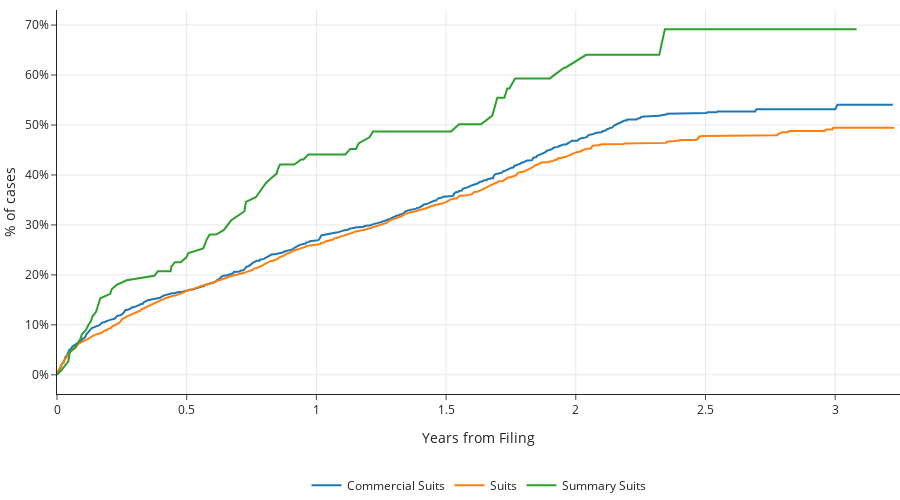

Notebook cell for this chart:
### Markdown cell above
#### Time to Disposal

### Code cell
bhc_matters = bhc_matters.copy()
bhc_matters["disposal_date"] = pd.to_datetime(bhc_matters["disposal_date"], errors="coerce")
bhc_matters["updated_on"] = pd.to_datetime(bhc_matters["updated_on"], errors="coerce")
bhc_matters["filing_date"] = pd.to_datetime(bhc_matters["filing_date"], errors="coerce")

bhc_matters["event"] = bhc_matters["case_status"] == "Disposed"
bhc_matters["duration"] = pd.NaT

disposed_mask = (
    bhc_matters["event"] &
    bhc_matters["disposal_date"].notna() &
    bhc_matters["filing_date"].notna()
)
if disposed_mask.any():
    bhc_matters.loc[disposed_mask, "duration"] = (
        bhc_matters.loc[disposed_mask, "disposal_date"] - bhc_matters.loc[disposed_mask, "filing_date"]
    ).dt.days

non_disposed_mask = (
    ~bhc_matters["event"] &
    bhc_matters["updated_on"].notna() &
    bhc_matters["filing_date"].notna()
)
if non_disposed_mask.any():
    bhc_matters.loc[non_disposed_mask, "duration"] = (
        bhc_matters.loc[non_disposed_mask, "updated_on"] - bhc_matters.loc[non_disposed_mask, "filing_date"]
    ).dt.days

bhc_matters["duration_years"] = pd.to_numeric(bhc_matters["duration"], errors='coerce') / 365.25
bhc_matters["duration_years"] = bhc_matters["duration_years"].clip(upper=3.5)

km_data = bhc_matters.dropna(subset=["duration_years", "event", "case_category"])

kmf = KaplanMeierFitter()
fig = go.Figure()

for category, group in km_data.groupby("case_category"):
    if len(group) > 0:
        kmf.fit(group["duration_years"], event_observed=group["event"], label=category)
        x_vals = kmf.survival_function_.index
        y_vals = 1 - kmf.survival_function_[category] 

        fig.add_trace(go.Scatter(
            x=x_vals,
            y=y_vals,
            mode='lines',
            name=category,
            hovertemplate=f"<b>{category}</b><br>Years: %{{x:.2f}}<br>% of cases disposed: %{{y:.2%}}<extra></extra>"
        ))

fig.update_layout(
    xaxis_title="Years from Filing",
    yaxis_title="% of cases",
    xaxis=dict(range=[0, 3.25], showgrid=True, zeroline=True),
    yaxis=dict(tickformat=".0%", showgrid=True, zeroline=False),
    legend=dict(
        orientation="h",
        yanchor="top",
        y=-0.2,
        xanchor="center",
        x=0.5
    ),
    template="simple_white",
    width=None,
    height=500,
    margin=dict(l=0, r=0, t=10, b=0)  
)

# fig.write_html("images/bhc_time_to_disposal.html", config={"displaylogo": False, "modeBarButtonsToRemove": ["toImage"]})

fig.show()

print("\nSummary statistics by case category:")
for category, group in km_data.groupby("case_category"):
    disposed_count = group["event"].sum()
    total_count = len(group)
    median_duration = group["duration_years"].median()
    print(f"{category}: {disposed_count}/{total_count} disposed, median duration: {median_duration:.2f} years")

print("\nProbability of disposal within 3 year of filing:")
for category, group in km_data.groupby("case_category"):
    if len(group) > 0:
        kmf.fit(group["duration_years"], event_observed=group["event"], label=category)
        try:
            prob_at_3_year = kmf.cumulative_density_at_times([3.0]).iloc[0]
            print(f"{category}: {prob_at_3_year:.1%}")
        except Exception as e:
            print(f"{category}: Could not calculate probability at 3 year ({e})")

### Figure 1 — Plotly figure (JSON) as saved in the notebook; plotly's stock layout.template omitted (floating-point values rounded to 4 significant figures; data arrays with more than 128 entries replaced by an {"elided": "..."} marker saying what was removed)
{"data": [{"hovertemplate": "<b>Commercial Suits</b><br>Years: %{x:.2f}<br>% of cases disposed: %{y:.2%}<extra></extra>", "mode": "lines", "name": "Commercial Suits", "type": "scatter", "x": {"elided": "864 float values"}, "y": {"elided": "864 float values"}}, {"hovertemplate": "<b>Suits</b><br>Years: %{x:.2f}<br>% of cases disposed: %{y:.2%}<extra></extra>", "mode": "lines", "name": "Suits", "type": "scatter", "x": {"elided": "984 float values"}, "y": {"elided": "984 float values"}}, {"hovertemplate": "<b>Summary Suits</b><br>Years: %{x:.2f}<br>% of cases disposed: %{y:.2%}<extra></extra>", "mode": "lines", "name": "Summary Suits", "type": "scatter", "x": [0, 0.01643, 0.04381, 0.04928, 0.06845, 0.09035, 0.09582, 0.1123, 0.1205, 0.1314, 0.1369, 0.1506, 0.1561, 0.167, 0.2053, 0.2108, 0.23, 0.2683, 0.3751, 0.3888, 0.4381, 0.4408, 0.4545, 0.4764, 0.4983, 0.5065, 0.564, 0.5777, 0.5886, 0.6133, 0.6434, 0.6571, 0.6708, 0.7228, 0.7255, 0.7283, 0.7666, 0.7912, 0.8049, 0.8241, 0.846, 0.8515, 0.8597, 0.8761, 0.8816, 0.8843, 0.9144, 0.9418, 0.95, 0.9692, 0.9938, 1.057, 1.09, 1.095, 1.112, 1.131, 1.153, 1.164, 1.205, 1.218, 1.276, 1.295, 1.309, 1.325, 1.352, 1.418, 1.52, 1.55, 1.572, 1.574, 1.593, 1.632, 1.634, 1.678, 1.697, 1.725, 1.736, 1.744, 1.766, 1.9, 1.952, 1.955, 1.96, 2.04, 2.086, 2.092, 2.185, 2.292, 2.3, 2.305, 2.322, 2.344, 2.439, 2.464, 2.513, 2.604, 3.031, 3.083], "y": [0, 0.009009, 0.02703, 0.04505, 0.05405, 0.07207, 0.08108, 0.09009, 0.0991, 0.1081, 0.1171, 0.1261, 0.1351, 0.1532, 0.1622, 0.1712, 0.1802, 0.1892, 0.1982, 0.2072, 0.2072, 0.2163, 0.2254, 0.2254, 0.2347, 0.2439, 0.2531, 0.2715, 0.2808, 0.2808, 0.2901, 0.2994, 0.3088, 0.3275, 0.3368, 0.3461, 0.3555, 0.3742, 0.3835, 0.3928, 0.4022, 0.4115, 0.4209, 0.4209, 0.4209, 0.4209, 0.4209, 0.4309, 0.4309, 0.441, 0.441, 0.441, 0.441, 0.441, 0.441, 0.4522, 0.4522, 0.4636, 0.4753, 0.4869, 0.4869, 0.4869, 0.4869, 0.4869, 0.4869, 0.4869, 0.4869, 0.5016, 0.5016, 0.5016, 0.5016, 0.5016, 0.5016, 0.5188, 0.5544, 0.5544, 0.573, 0.573, 0.5933, 0.5933, 0.6147, 0.6147, 0.6147, 0.6404, 0.6404, 0.6404, 0.6404, 0.6404, 0.6404, 0.6404, 0.6404, 0.6918, 0.6918, 0.6918, 0.6918, 0.6918, 0.6918, 0.6918]}], "layout": {"height": 500, "legend": {"orientation": "h", "x": 0.5, "xanchor": "center", "y": -0.2, "yanchor": "top"}, "margin": {"b": 0, "l": 0, "r": 0, "t": 10}, "xaxis": {"range": [0, 3.25], "showgrid": true, "title": {"text": "Years from Filing"}, "zeroline": true}, "yaxis": {"showgrid": true, "tickformat": ".0%", "title": {"text": "% of cases"}, "zeroline": false}}}
